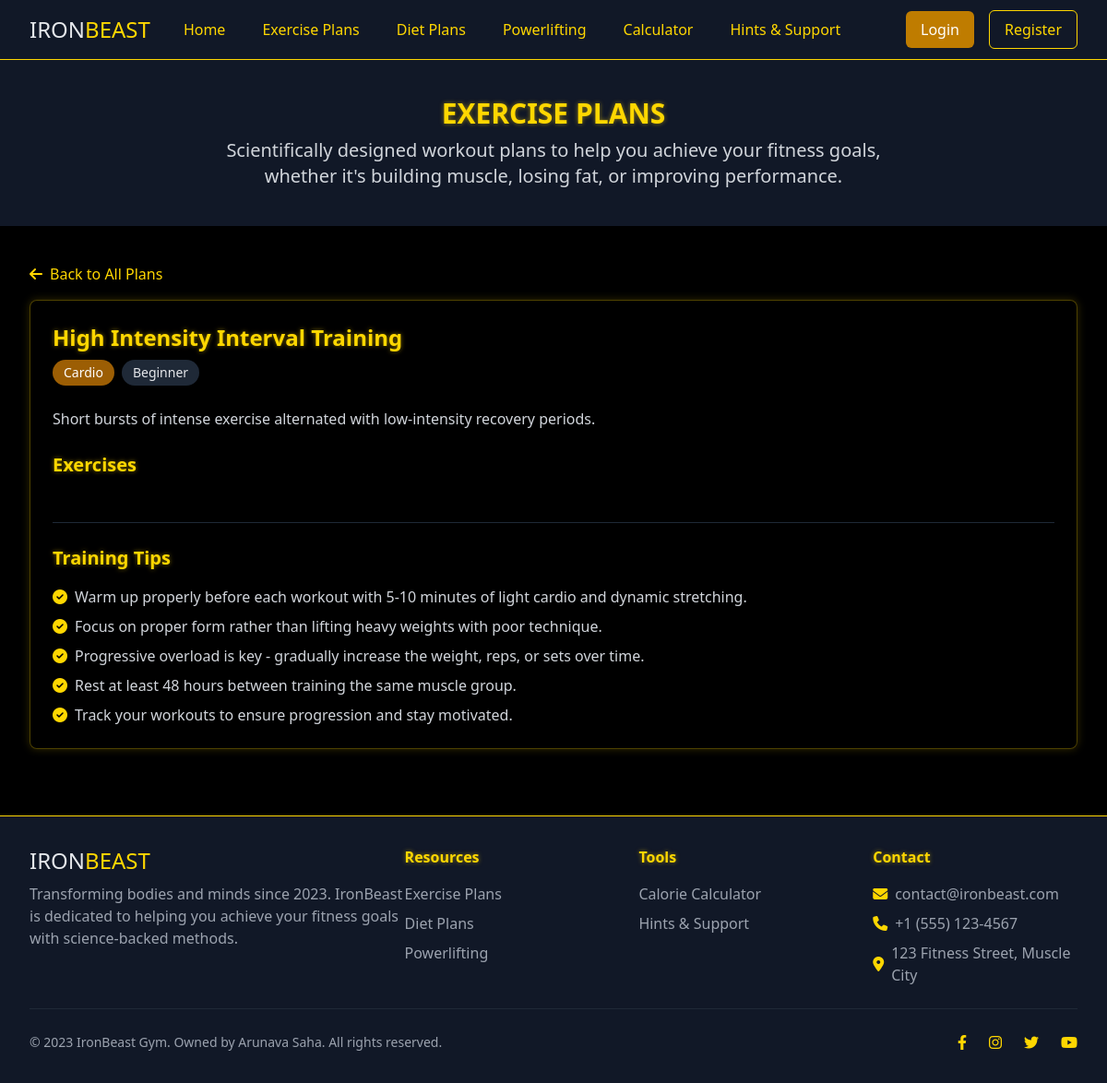
Page /exercise-plan/3 on the committed database.
### models.py (models this page shows)
class ExercisePlan(db.Model):
    id = db.Column(db.Integer, primary_key=True)
    name = db.Column(db.String(100), nullable=False)
    category = db.Column(db.String(50), nullable=False)  # e.g., "strength", "cardio", "powerlifting"
    description = db.Column(db.Text, nullable=False)
    difficulty = db.Column(db.String(20), nullable=False)  # "beginner", "intermediate", "advanced"
    exercises = db.relationship('Exercise', backref='plan', lazy=True)

### routes.py (the view)
@app.route('/exercise-plan/<int:plan_id>')
def exercise_plan_detail(plan_id):
    muscle_group = request.args.get('muscle_group')
    plan = ExercisePlan.query.get_or_404(plan_id)
    if muscle_group:
        exercises = Exercise.query.filter_by(plan_id=plan_id, muscle_group=muscle_group).all()
    else:
        exercises = Exercise.query.filter_by(plan_id=plan_id).all()
    plan_muscle_groups = (
        db.session.query(Exercise.muscle_group)
        .filter_by(plan_id=plan_id)
        .distinct()
        .all()
    )
    plan_muscle_groups = [m[0] for m in plan_muscle_groups if m[0]]
    return render_template(
        'exercise_plans.html',
        plan=plan,
        exercises=exercises,
        is_detail=True,
        muscle_groups=plan_muscle_groups,
        selected_muscle_group=muscle_group
    )

### templates/exercise_plans.html (shortened to what this page needs)
{% extends 'base.html' %}
{% block content %}
    <div class="bg-gray-900 py-10">
        <div class="max-w-7xl mx-auto px-4 sm:px-6 lg:px-8">
            <h1 class="text-3xl font-bold text-center golden-text mb-2">EXERCISE PLANS</h1>
            <p class="text-xl text-center text-gray-300 max-w-3xl mx-auto">
                Scientifically designed workout plans to help you achieve your fitness goals, whether it's building muscle, losing fat, or improving performance.
            </p>
        </div>
    </div>
    <div class="bg-black py-10">
        <div class="max-w-7xl mx-auto px-4 sm:px-6 lg:px-8">
            {% if is_detail is defined and is_detail %}
                <div class="mb-8">
                    <a href="{{ url_for('exercise_plans') }}" class="text-gold-500 hover:text-gold-400 flex items-center mb-4">
                        <i class="fas fa-arrow-left mr-2"></i> Back to All Plans
                    </a>
                    <div class="golden-card rounded-lg p-6">
                        <h2 class="text-2xl font-bold golden-text mb-2">{{ plan.name }}</h2>
                        <div class="flex flex-wrap items-center mb-4 text-sm">
                            <span class="bg-gold-800 text-white px-3 py-1 rounded-full mr-2 mb-2">{{ plan.category|capitalize }}</span>
                            <span class="bg-gray-800 text-gray-200 px-3 py-1 rounded-full mb-2">{{ plan.difficulty|capitalize }}</span>
                        </div>
                        <p class="text-gray-300 mb-6">{{ plan.description }}</p>
                        <h3 class="text-xl font-semibold golden-text mb-4">Exercises</h3>
                        <div class="mt-8 pt-6 border-t border-gray-800">
                            <h3 class="text-xl font-semibold golden-text mb-4">Training Tips</h3>
                            <ul class="space-y-2 text-gray-300">
                                <li class="flex items-start">
                                    <i class="fas fa-check-circle text-gold-500 mt-1 mr-2"></i>
                                    <span>Warm up properly before each workout with 5-10 minutes of light cardio and dynamic stretching.</span>
                                </li>
                                <li class="flex items-start">
                                    <i class="fas fa-check-circle text-gold-500 mt-1 mr-2"></i>
                                    <span>Focus on proper form rather than lifting heavy weights with poor technique.</span>
                                </li>
                                <li class="flex items-start">
                                    <i class="fas fa-check-circle text-gold-500 mt-1 mr-2"></i>
                                    <span>Progressive overload is key - gradually increase the weight, reps, or sets over time.</span>
                                </li>
                                <li class="flex items-start">
                                    <i class="fas fa-check-circle text-gold-500 mt-1 mr-2"></i>
                                    <span>Rest at least 48 hours between training the same muscle group.</span>
                                </li>
                                <li class="flex items-start">
                                    <i class="fas fa-check-circle text-gold-500 mt-1 mr-2"></i>
                                    <span>Track your workouts to ensure progression and stay motivated.</span>
                                </li>
                            </ul>
                        </div>
                    </div>
                </div>
            {% endif %}
        </div>
    </div>
{% endblock %}

### static/css/custom.css (style rules this page uses)
body { background-color: #000; position: relative; }
body::before { content: ""; position: fixed; top: 0; left: 0; width: 100%; height: 100%; z-index: -1; background-image: url('/static/images/muscular-silhouette.png'); background-size: cover; background-position: center; background-repeat: no-repeat; opacity: 0.25; pointer-events: none; }
.golden-text { color: #FFD700; text-shadow: 0 0 5px rgba(255, 215, 0, 0.5); }
.golden-card { background-color: rgba(0, 0, 0, 0.7); border: 1px solid rgba(255, 215, 0, 0.3); box-shadow: 0 0 10px rgba(255, 215, 0, 0.2); transition: all 0.3s ease; }

### rows in the picture
ExercisePlan: name "High Intensity Interval Training", category "Cardio", difficulty "Beginner", description "Short bursts of intense exercise alternated with low-intensity recovery periods."
